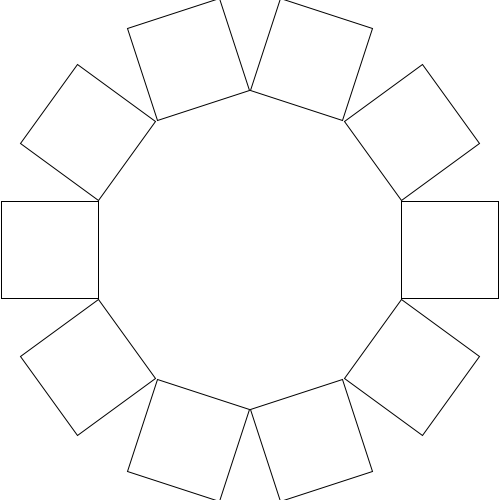
Frame 1 (no input)
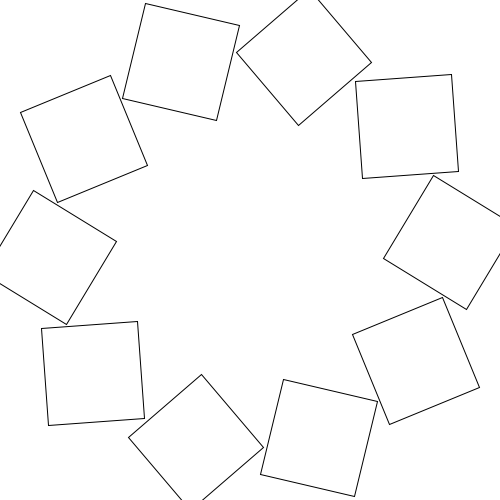
Frame 60 (the mouse pressed at the canvas centre just before this capture)
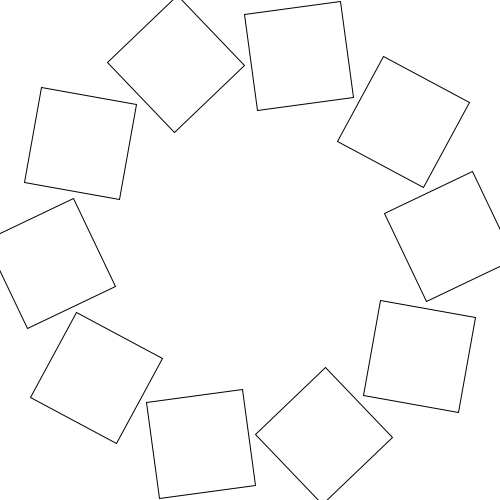
Frame 120 (the mouse held since frame 60 and released just before this capture)

The Processing sketch that drew these frames (run headless with seeded random() and noise(); from frame 60 on, the mouse is pressed at the canvas centre):

// Processing sketch: Wrotate
// ── Wrotate.pde
int n=10,r=200;
int cube_sz=97;
RotateCube rc[]=new RotateCube[n];

void setup(){
  size(500,500);
  rectMode(CENTER);
  for(int i=0;i<n;i++){
    rc[i]=new RotateCube(2*PI/n*i,0.02);
  }
}

void draw(){
  smooth();
  background(255);
  translate(width/2,height/2);
  for(int i=0;i<n;i++)rc[i].show();
}

class RotateCube{
  float rad,rotate_sp;
  float rtt=0;
  RotateCube(float rad,float rotate_sp){
    this.rad=rad;
    this.rotate_sp=rotate_sp;
    rtt=rad;
  }
  
  void show(){
    pushMatrix();
    PVector pos=new PVector(r*cos(rad), r*sin(rad));
    translate(pos.x, pos.y);
    rotate(rtt);
    rect(0,0,cube_sz,cube_sz);
    popMatrix();
    rtt+=rotate_sp;
    rad+=0.01;
  }
}
